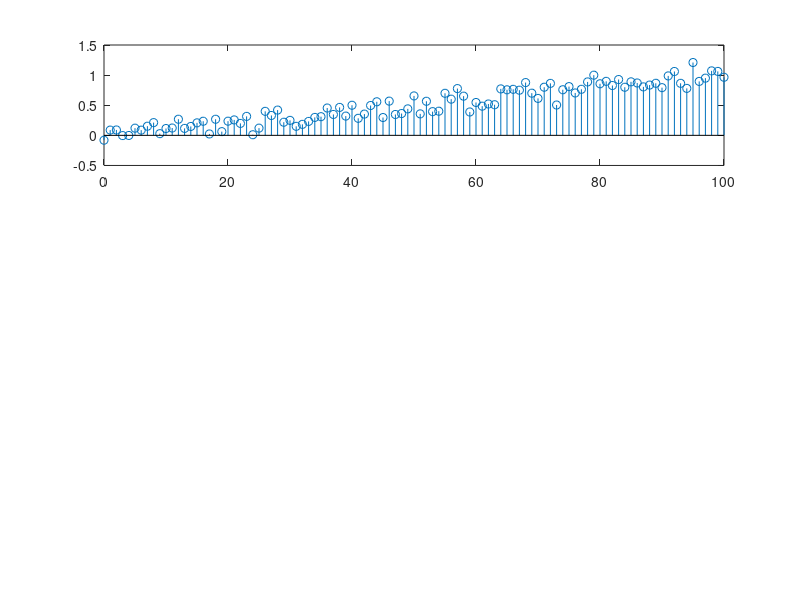

MATLAB code to generate this figure: (Note: this script raises an error after producing the figure.)
M = 2;
load('q2_2.mat');

subplot(3,1,1);
t = 0:1:length(x)-1;
stem(t,x);

y1 = UpSampler(M,x);
t1 = 0:1:(M*length(x))-1;
subplot(3,1,2);
stem(t1,y1,"r");

y2 = interp1(M:M:M*length(x),x,t1);
subplot(3,1,3);
stem(t1,y2);